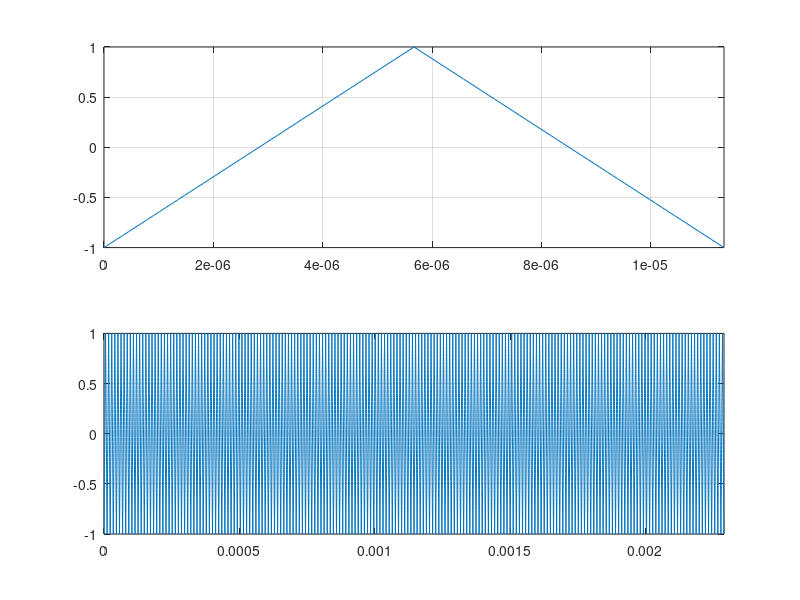
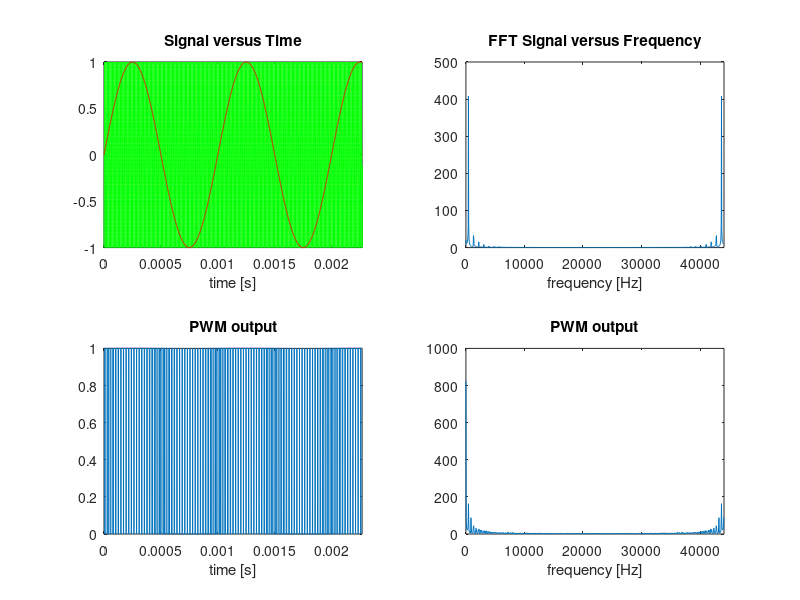

Write the MATLAB code that produced these figures, in order.
clear all;
close all;

%Variables

Ft = 1e3;
Fs = 44.1e3;            
Ts = 1/Fs;
N = 1024;
M=100;      %number of cycles of the sawtooth
A = 1;      %Amplitude triangle wave

t = (0:Ts/100:M*Ts);
f=1:Fs/N:Fs;

%Audio

y = sin(2*pi*Ft*t);

%% ---------------------------------------------------------------
%Sawtooht generator
% Define some parameters that define the triangle wave.
elementsPerHalfPeriod = (M*Ts/100/2)/(Ts/100)+1; % Number of elements in each rising or falling section.
amplitude = 2; % Peak-to-peak amplitude.
verticalOffset = -1; % Also acts as a phase shift.
numberOfPeriods = 200; % How many replicates of the triangle you want.

% Construct one cycle, up and down.
risingSignal = linspace(0, amplitude, elementsPerHalfPeriod);
fallingSignal = linspace(amplitude, 0, elementsPerHalfPeriod);
% Combine rising and falling sections into one single triangle.
oneCycle = [risingSignal, fallingSignal(2:end)] + verticalOffset;
x = 0:Ts/numberOfPeriods:M*Ts/numberOfPeriods;

% Now plot the triangle.
figure;
subplot(2, 1, 1);
plot(x, oneCycle);
xlim ([0 M*Ts/numberOfPeriods]);
grid on;

% Now replicate this cycle several (numberOfPeriods) times.
triangleWaveform = repmat(oneCycle, [1 numberOfPeriods]);
Xt = fft((triangleWaveform),N);
x = 0:Ts/numberOfPeriods:M*Ts+((numberOfPeriods-1)*Ts/numberOfPeriods);
t1 = x;

% Now plot the triangle wave.
subplot(2, 1, 2);
plot(x, triangleWaveform);
xlim ([0 M*Ts+((numberOfPeriods-1)*Ts/numberOfPeriods)]);
grid on;

%% Comparator ---------------------------------------------------

out=zeros(size(y));

if(size(triangleWaveform)<size(y))
    out=zeros(size(triangleWaveform));
end

for i=1:min(length(y), length(triangleWaveform))
    if (y(i)>triangleWaveform(i))
        out(i)=1;
    else
        out(i)=0;
    end
end
abs(fft(out,N)); 

%% ---------------------------------------------------------------
%PWM output

figure;
subplot(2,2,1);
plot(x, triangleWaveform,'g');
hold on
plot(t,y,'r');
hold off
xlim ([0 M*Ts]);
xlabel('time [s]');
title('Triangle Wave Generator');
xlabel('time [s]');
title('Signal versus Time');

%% ---------------------------------------------------------------
% Plot the signal versus freq:

subplot(2,2,2);
plot(f,abs(Xt)); 
xlim ([0 Fs]);
xlabel('frequency [Hz]');
title('FFT Signal versus Frequency');

%% ---------------------------------------------------------------
%Plot PWM output

subplot(2,2,3);
plot(t,out);
xlim ([0 M*Ts]);
xlabel('time [s]');
title('PWM output');

%% ---------------------------------------------------------------
%Plot PWM output freq. domain

subplot(2,2,4);
plot(f,abs(fft(out,N)));
xlim ([0 Fs]);
xlabel('frequency [Hz]');
title('PWM output');



